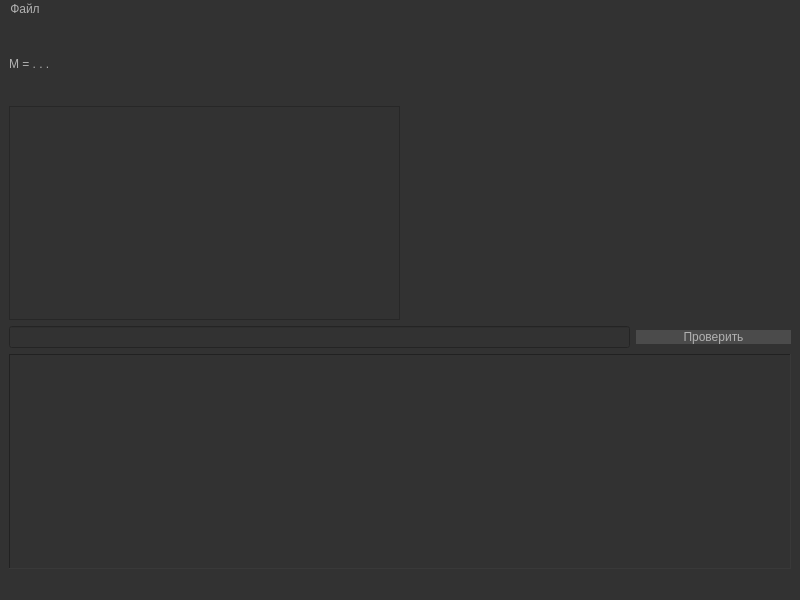
<?xml version="1.0" encoding="UTF-8"?>
<ui version="4.0">
 <class>MainWindow</class>
 <widget class="QMainWindow" name="MainWindow">
  <property name="geometry">
   <rect>
    <x>0</x>
    <y>0</y>
    <width>800</width>
    <height>600</height>
   </rect>
  </property>
  <property name="windowTitle">
   <string>MainWindow</string>
  </property>
  <property name="styleSheet">
   <string notr="true">font: 12pt &quot;Times New Roman&quot;;
background-color: rgb(50, 50, 50);
color: #b1b1b1;</string>
  </property>
  <widget class="QWidget" name="centralwidget">
   <layout class="QVBoxLayout" name="verticalLayout" stretch="1,3,1,3">
    <item>
     <widget class="QLabel" name="about_m">
      <property name="text">
       <string>M = . . .</string>
      </property>
     </widget>
    </item>
    <item>
     <layout class="QHBoxLayout" name="horizontalLayout">
      <item>
       <widget class="QTableWidget" name="tableWidget"/>
      </item>
      <item>
       <spacer name="horizontalSpacer">
        <property name="orientation">
         <enum>Qt::Horizontal</enum>
        </property>
        <property name="sizeHint" stdset="0">
         <size>
          <width>40</width>
          <height>20</height>
         </size>
        </property>
       </spacer>
      </item>
     </layout>
    </item>
    <item>
     <layout class="QHBoxLayout" name="horizontalLayout_3" stretch="4,1">
      <item>
       <widget class="QLineEdit" name="word"/>
      </item>
      <item>
       <widget class="QPushButton" name="btn_check">
        <property name="styleSheet">
         <string notr="true">QPushButton{
	background-color: rgb(75, 75, 75);
	border-radius: 10px;
}
QPushButton:hover {
     background-color: rgb(80,80, 80);
}
QPushButton:pressed {
    background-color: rgb(120,120,120);
}
</string>
        </property>
        <property name="text">
         <string>Проверить</string>
        </property>
       </widget>
      </item>
     </layout>
    </item>
    <item>
     <widget class="QScrollArea" name="scrollArea">
      <property name="sizePolicy">
       <sizepolicy hsizetype="Preferred" vsizetype="Preferred">
        <horstretch>0</horstretch>
        <verstretch>0</verstretch>
       </sizepolicy>
      </property>
      <property name="frameShape">
       <enum>QFrame::Panel</enum>
      </property>
      <property name="widgetResizable">
       <bool>true</bool>
      </property>
      <widget class="QWidget" name="scrollAreaWidgetContents">
       <property name="geometry">
        <rect>
         <x>0</x>
         <y>0</y>
         <width>776</width>
         <height>186</height>
        </rect>
       </property>
       <layout class="QHBoxLayout" name="horizontalLayout_2">
        <item>
         <widget class="QLabel" name="log">
          <property name="text">
           <string/>
          </property>
          <property name="alignment">
           <set>Qt::AlignLeading|Qt::AlignLeft|Qt::AlignTop</set>
          </property>
         </widget>
        </item>
       </layout>
      </widget>
     </widget>
    </item>
   </layout>
  </widget>
  <widget class="QMenuBar" name="menubar">
   <property name="geometry">
    <rect>
     <x>0</x>
     <y>0</y>
     <width>800</width>
     <height>28</height>
    </rect>
   </property>
   <widget class="QMenu" name="menu">
    <property name="title">
     <string>Файл</string>
    </property>
    <addaction name="btn_load"/>
    <addaction name="action_2"/>
   </widget>
   <addaction name="menu"/>
  </widget>
  <widget class="QStatusBar" name="statusbar"/>
  <action name="btn_load">
   <property name="text">
    <string>Загрузить</string>
   </property>
  </action>
  <action name="action_2">
   <property name="text">
    <string>Сохранить как</string>
   </property>
  </action>
 </widget>
 <resources/>
 <connections/>
</ui>
